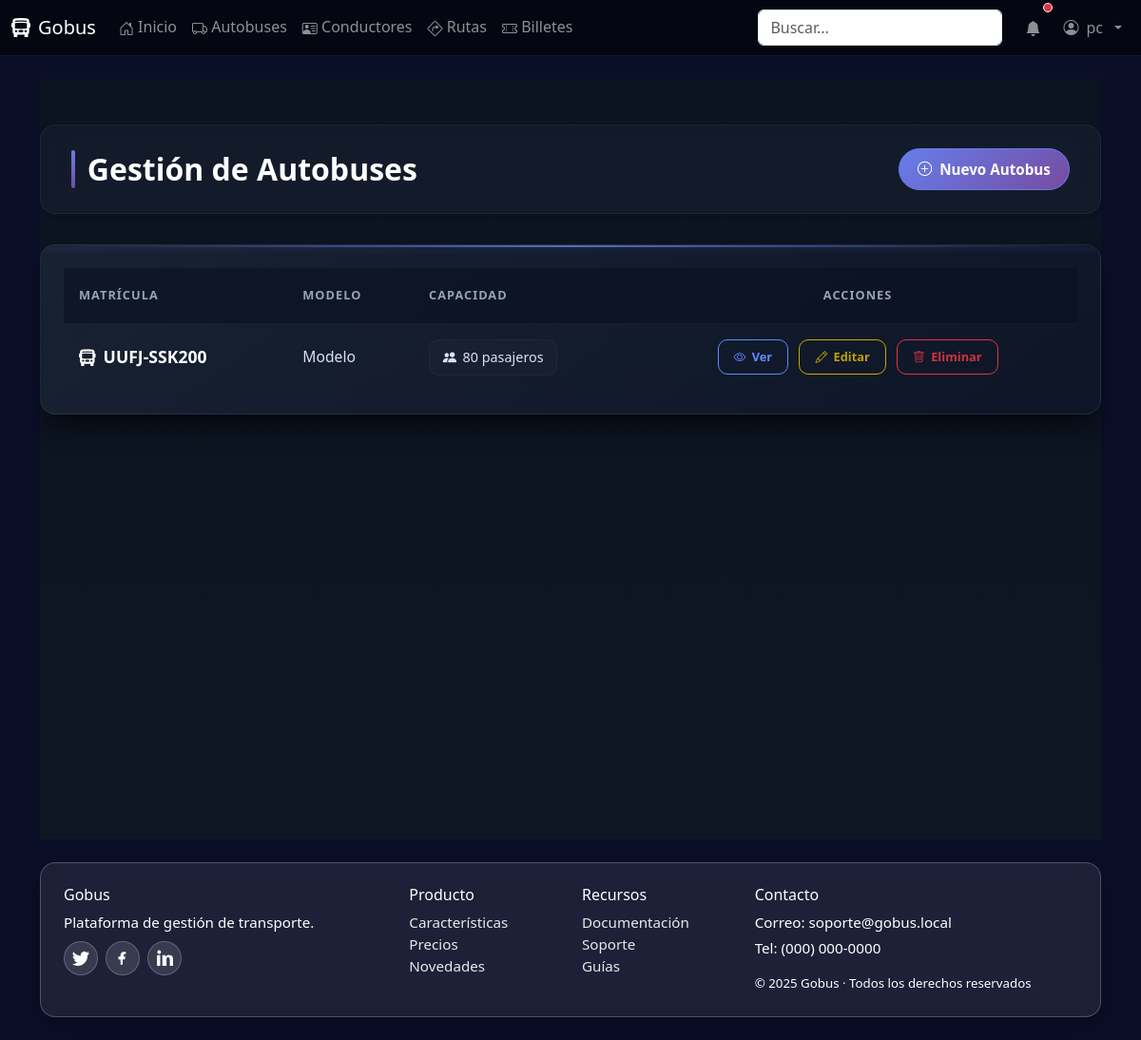
Before: /autobuses/ (signed in) with the older database file.
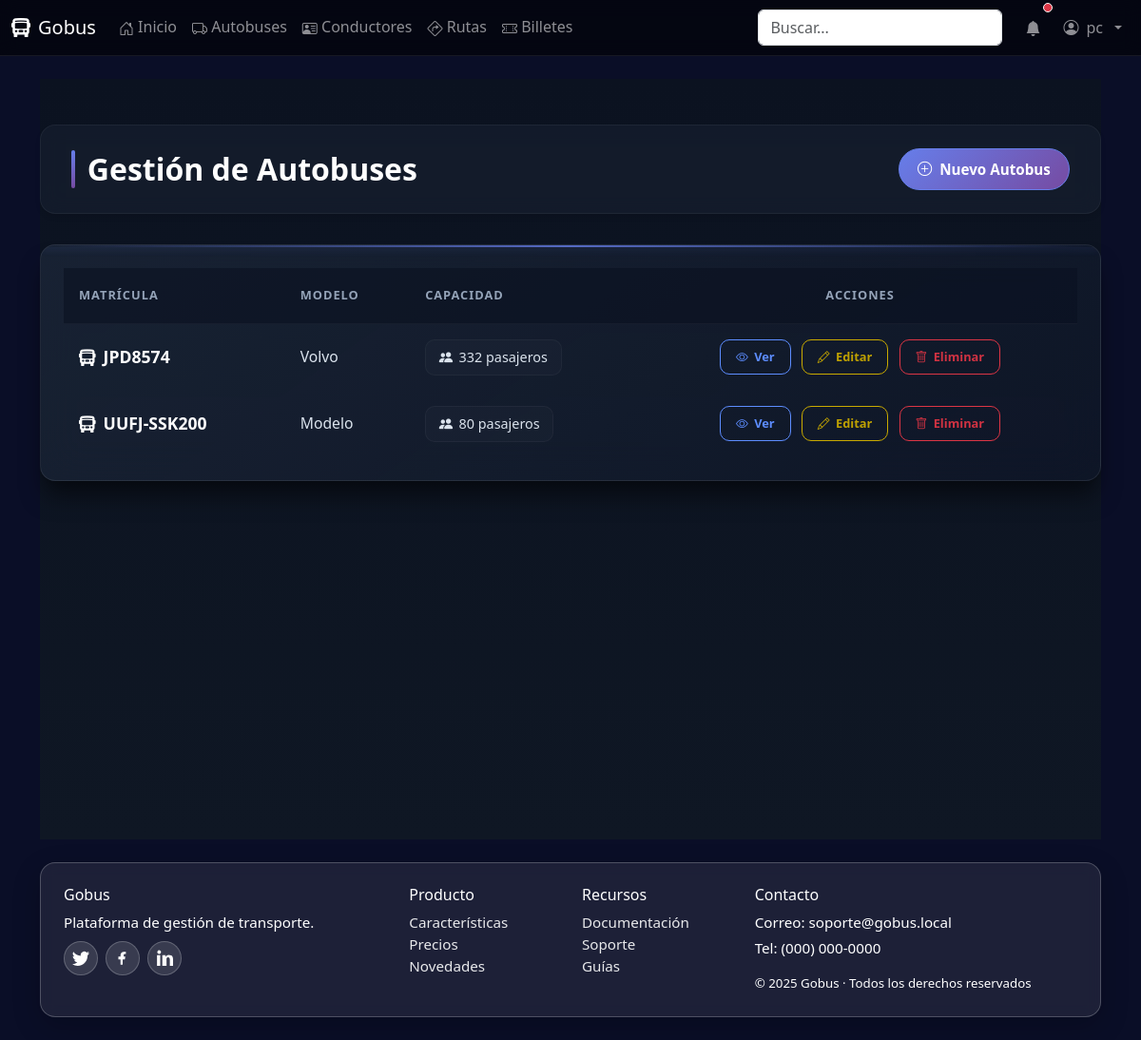
After: the same page with the newer database file.
### core/models.py (models this page shows, shortened)
class Autobus(models.Model):
    matricula = models.CharField(max_length=20, unique=True)
    capacidad = models.PositiveIntegerField()
    modelo = models.CharField(max_length=100)

### core/views.py (the view)
# urls.py: path('autobuses/', views.autobus_list, name='autobus_list'),
@login_required
def autobus_list(request):
    autobuses = Autobus.objects.all().order_by('matricula')
    paginator = Paginator(autobuses, 10)
    page_number = request.GET.get('page')
    page_obj = paginator.get_page(page_number)
    context = {
        'page_obj': page_obj,
        'title': 'Gestión de Autobuses'
    }
    return render(request, 'core/autobus/autobus_list.html', context)

### core/templates/core/autobus/autobus_list.html (shortened to what this page needs)
{% extends 'base.html' %}
{% load static %}
{% block head_extra %}
<link href="{% static 'core/css/home-modern.css' %}" rel="stylesheet">
<link href="{% static 'core/css/crud.css' %}" rel="stylesheet">
{% endblock %}
{% block content %}
<div class="crud-container">
  <div class="page-header">
    <h1 class="page-title">{{ title }}</h1>
    <a href="{% url 'autobus_create' %}" class="btn-create">
      <i class="bi bi-plus-circle"></i>
      Nuevo Autobus
    </a>
  </div>
  {% if page_obj %}
    <div class="table-container">
      <div class="table-responsive">
        <table class="modern-table">
          <thead>
            <tr>
              <th>Matrícula</th>
              <th>Modelo</th>
              <th>Capacidad</th>
              <th>Acciones</th>
            </tr>
          </thead>
          <tbody>
            {% for autobus in page_obj %}
              <tr>
                <td data-label="Matrícula">
                  <div class="matricula-cell">
                    <i class="bi bi-bus-front-fill"></i>
                    {{ autobus.matricula }}
                  </div>
                </td>
                <td class="modelo-cell" data-label="Modelo">{{ autobus.modelo }}</td>
                <td data-label="Capacidad">
                  <div class="capacidad-badge">
                    <i class="bi bi-people-fill"></i>
                    {{ autobus.capacidad }} pasajeros
                  </div>
                </td>
                <td data-label="Acciones">
                  <div class="action-cell">
                    <a href="{% url 'autobus_detail' autobus.pk %}" class="btn-action btn-view">
                      <i class="bi bi-eye"></i> Ver
                    </a>
                    <a href="{% url 'autobus_edit' autobus.pk %}" class="btn-action btn-edit">
                      <i class="bi bi-pencil"></i> Editar
                    </a>
                    <a href="{% url 'autobus_delete' autobus.pk %}" class="btn-action btn-delete">
                      <i class="bi bi-trash"></i> Eliminar
                    </a>
                  </div>
                </td>
              </tr>
            {% endfor %}
          </tbody>
        </table>
      </div>
    </div>
  {% endif %}
</div>
{% endblock %}

### templates/base.html (shortened to what this page needs)
{% load static %}
<!doctype html>
<html lang="es">
  <head>
    <link href="https://cdn.jsdelivr.net/npm/bootstrap@5.3.3/dist/css/bootstrap.min.css" rel="stylesheet">
    <link href="https://cdn.jsdelivr.net/npm/bootstrap-icons@1.11.3/font/bootstrap-icons.min.css" rel="stylesheet">
      <link href="{% static 'core/css/base.css' %}" rel="stylesheet">
      <link href="{% static 'core/css/crud.css' %}" rel="stylesheet">
    {% block head_extra %}{% endblock %}
  </head>
  <body>
    <nav class="navbar gobus-navbar navbar-expand-lg navbar-dark">
      <div class="container-fluid">
        <a class="navbar-brand d-flex align-items-center gap-2" href="/">
          <i class="bi bi-bus-front-fill"></i>
          <span>Gobus</span>
        </a>
        <div class="collapse navbar-collapse" id="navbarNav">
          <ul class="navbar-nav me-auto mb-2 mb-lg-0">
            <li class="nav-item"><a class="nav-link" href="/"><i class="bi bi-house-door"></i> Inicio</a></li>
            <li class="nav-item"><a class="nav-link" href="/autobuses"><i class="bi bi-truck"></i> Autobuses</a></li>
            <li class="nav-item"><a class="nav-link" href="/conductores"><i class="bi bi-person-vcard"></i> Conductores</a></li>
            <li class="nav-item"><a class="nav-link" href="/rutas"><i class="bi bi-sign-turn-right"></i> Rutas</a></li>
            <li class="nav-item"><a class="nav-link" href="/billetes"><i class="bi bi-ticket-perforated"></i> Billetes</a></li>
          </ul>
          <form class="d-flex me-3" role="search">
            <input class="form-control" type="search" placeholder="Buscar..." aria-label="Buscar">
          </form>
          <ul class="navbar-nav align-items-center">
            <li class="nav-item me-2">
              <a class="nav-link position-relative" href="#" aria-label="Notificaciones">
                <i class="bi bi-bell-fill"></i>
                <span class="position-absolute top-0 start-100 translate-middle p-1 bg-danger border border-light rounded-circle">
                </span>
              </a>
            </li>
            {% if user.is_authenticated %}
            <li class="nav-item dropdown custom-user-dropdown">
              <a class="nav-link dropdown-toggle d-flex align-items-center gap-2" href="#" role="button" data-bs-toggle="dropdown" aria-expanded="false" data-bs-boundary="viewport" data-bs-display="static">
                <i class="bi bi-person-circle"></i> {{ user.username|default:"Usuario" }}
              </a>
            </li>
            {% else %}
            <li class="nav-item"><a class="nav-link" href="{% url 'login' %}"><i class="bi bi-box-arrow-in-right"></i> Entrar</a></li>
            {% endif %}
          </ul>
        </div>
      </div>
    </nav>
    <main class="container py-4 fade-in">
      {% block content %}{% endblock %}
    </main>
    <footer class="container pb-4 site-footer">
      <div class="glass p-4">
        <div class="row g-4">
          <div class="col-md-4">
            <h6>Gobus</h6>
            <p class="mb-2">Plataforma de gestión de transporte.</p>
            <div class="d-flex gap-2 social">
              <a href="#" aria-label="Twitter" title="Twitter">
              </a>
              <a href="#" aria-label="Facebook" title="Facebook">
                <svg xmlns="http://www.w3.org/2000/svg" width="18" height="18" fill="currentColor" viewBox="0 0 16 16"><path d="M9 6.5V5c0-.5.4-1 1-1h1V2H9C7.3 2 6 3.3 6 5v1.5H4V9h2v5h2V9h2l.5-2.5H8z"/></svg>
              </a>
              <a href="#" aria-label="LinkedIn" title="LinkedIn">
                <svg xmlns="http://www.w3.org/2000/svg" width="18" height="18" fill="currentColor" viewBox="0 0 16 16"><path d="M1.5 1.5A1.5 1.5 0 1 1 4.5 3 1.5 1.5 0 0 1 1.5 1.5zM1 5h3v10H1zM6 5h3v1.7h.1A3.3 3.3 0 0 1 12.9 5C15 5 16 6.3 16 8.9V15h-3V9.5c0-1.4-.5-2.3-1.6-2.3-.9 0-1.3.6-1.5 1.1V15H6z"/></svg>
              </a>
            </div>
          </div>
          <div class="col-6 col-md-2">
            <h6>Producto</h6>
            <ul class="list-unstyled mb-0">
              <li><a class="footer-link" href="#">Características</a></li>
              <li><a class="footer-link" href="#">Precios</a></li>
              <li><a class="footer-link" href="#">Novedades</a></li>
            </ul>
          </div>
          <div class="col-6 col-md-2">
            <h6>Recursos</h6>
            <ul class="list-unstyled mb-0">
              <li><a class="footer-link" href="#">Documentación</a></li>
              <li><a class="footer-link" href="#">Soporte</a></li>
              <li><a class="footer-link" href="#">Guías</a></li>
            </ul>
          </div>
          <div class="col-md-4">
            <h6>Contacto</h6>
            <p class="mb-1">Correo: soporte@gobus.local</p>
            <p class="mb-3">Tel: (000) 000-0000</p>
            <small class="d-block">© {{ now|default:2025 }} Gobus · Todos los derechos reservados</small>
          </div>
        </div>
      </div>
    </footer>
  </body>
</html>

### core/static/core/css/base.css (style rules this page uses)
body { min-height: 100vh; background: linear-gradient(135deg, #0d6efd 0%, #6610f2 50%, #6f42c1 100%); background-attachment: fixed; }
.glass { background: rgba(255, 255, 255, 0.08); border: 1px solid rgba(255, 255, 255, 0.22); border-radius: 16px; backdrop-filter: blur(8px); -webkit-backdrop-filter: blur(8px); box-shadow: 0 10px 30px rgba(0, 0, 0, 0.2); color: #fff; }
.navbar.gobus-navbar { background: rgba(0, 0, 0, 0.55) !important; backdrop-filter: blur(10px); -webkit-backdrop-filter: blur(10px); border-bottom: 1px solid rgba(255, 255, 255, 0.08); position: sticky; top: 0; z-index: 3000; overflow: visible; isolation: isolate; }
.navbar .bi { vertical-align: -0.125em; }
main.container { padding-top: 2rem; padding-bottom: 2rem; }
.site-footer { color: rgba(255, 255, 255, 0.9); font-size: 0.95rem; }
.footer-link { color: rgba(255, 255, 255, 0.9); text-decoration: none; }
.social a { display: inline-flex; align-items: center; justify-content: center; width: 36px; height: 36px; border-radius: 50%; background: rgba(255, 255, 255, 0.12); border: 1px solid rgba(255, 255, 255, 0.22); color: #fff; text-decoration: none; }
.custom-user-dropdown { position: static !important; }
.navbar, .navbar .container-fluid, .navbar-collapse { overflow: visible !important; }
.glass { position: relative; z-index: 0; }

### core/static/core/css/home-modern.css (style rules this page uses)
body { background: #0a0e27 !important; background-image: radial-gradient( circle at 20% 50%, rgba(120, 119, 198, 0.3) 0%, transparent 50% ), radial-gradient( circle at 80% 80%, rgba(255, 119, 198, 0.3) 0%, transparent 50% ), radial-gradient( circle at 40% 20%, rgba(255, 219, 98, 0.2) 0%, transparent 50% ); background-attachment: fixed; }

Changed rows visible on the page:
added Autobus: matricula "JPD8574", modelo "Volvo", capacidad "332"
